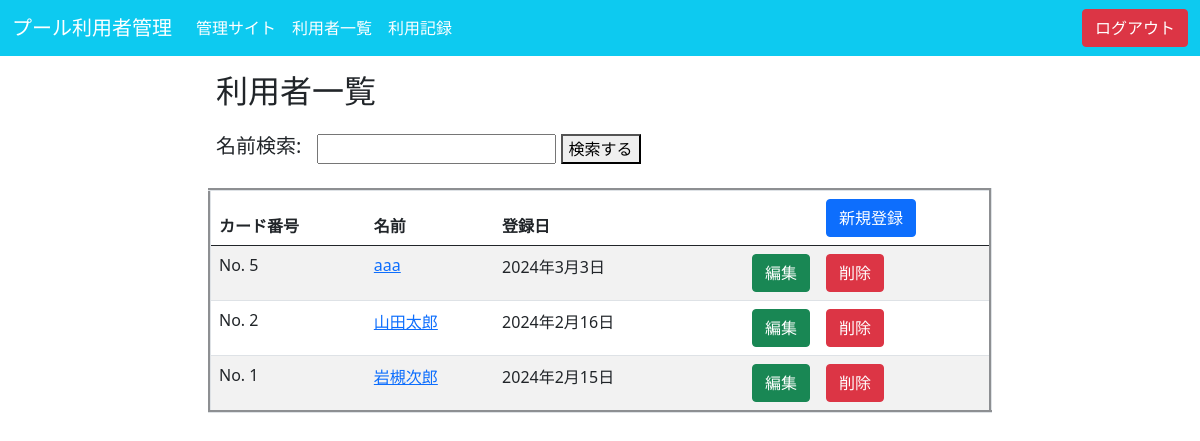
The app's page / (signed in) with its own data.
### app/models.py (models this page shows, shortened)
class UserOverview(models.Model):
    GENDER_CHOICES = (
        (1, '男性'),
        (2, '女性'),
        (3, 'その他'),
    )
    id = models.AutoField(
        verbose_name = 'カード番号',
        primary_key = True,
    )
    name = models.CharField(
        verbose_name = '氏名',
        max_length = 200,
    )
    birthday = models.DateField(
        verbose_name = '生年月日',
    )
    gender = models.IntegerField(
        verbose_name = '性別',
        choices = GENDER_CHOICES,
        default = 1,
    )
    zip_code1 = models.CharField(
        verbose_name = '郵便番号1',
        max_length = 3,
    )
    zip_code2 = models.CharField(
        verbose_name = '郵便番号2',
        max_length = 4,
    )
    address = models.CharField(
        verbose_name = '住所',
        max_length = 200,
    )
    phone_number = models.CharField(
        verbose_name = '電話番号',
        max_length = 20,
    )
    temperature = models.DecimalField(
        verbose_name = '体温',
        max_digits = 3,
        decimal_places = 1,
    )
    created_date = models.DateField(
        verbose_name = '作成日',
        auto_now_add = True,
    )
    class Meta:
        verbose_name_plural = '利用者概要'

### app/views.py (the view)
# urls.py: path('', views.UserIndexView.as_view(), name='index'),
class UserIndexView(ListView):
    template_name = "app/useroverview/index.html"
    model = UserOverview
    context_object_name = "useroverviews"
    paginate_by = 10
    def get_queryset(self):
        serch_name = self.request.GET.get('query')
        if serch_name:
            name_list = UserOverview.objects.order_by('-id').filter(name__icontains = serch_name)
        else:
            name_list = UserOverview.objects.all()
            name_list = UserOverview.objects.order_by('-id')
        return name_list

### app/templates/app/useroverview/index.html (shortened to what this page needs)
{% extends "app/base.html" %}
{% block content %}
<div class="container-fluid">
    <div clas="row">
        <div class="col-md-8 offset-md-2">
            <div class="mx-2 my-3">
                <h2>利用者一覧</h2>
            </div>
            <div class="d-md-flex flex-row">
                <div class="m-2">
                    <h5>名前検索:</h5>
                </div>
                <div class="m-2">
                    <form action="" method="GET">
                        <input name="query" value="{{ request.GET.query }}" type="text" />
                        <button type="submit">検索する</button>
                    </form>
                </div>
            </div>
            <div class="table-scroll">
                <table class="table table-striped" border="3">
                    <thead>
                        <th>カード番号</th>
                        <th>名前</th>
                        <th>登録日</th>
                        <th></th>
                        <th>
                            <a href="{% url 'create' %}" class="btn btn-primary">新規登録</a>
                        </th>
                    </thead>
                    <tbody>
                        {% for item in useroverviews %}
                            <tr>
                                <td>No. {{ item.id }}</td>
                                <td><a href="{% url 'detail' item.id %}">{{ item.name }}</a></td>
                                <td>{{ item.created_date }}</td>
                                <td class="text-end">
                                    <a class="btn btn-success" href="{% url 'update' item.id %}">編集</a>
                                </td>
                                <td>
                                    <a type="button" class="btn btn-danger" data-bs-toggle="modal" data-bs-target="#delete-Modal-{{ item.id }}">削除</a></td>
                            </tr>
                        {% endfor %}
                    </tbody>
                </table>
            </div>
        </div>
    </div>
</div>
{% endblock %}

### app/static/css/list.css (style rules this page uses)
.table-scroll { overflow-x: scroll; }
table { width: 100%; white-space: nowrap; }

### records on screen
UserOverview: id "5", name "aaa", created_date "2024年3月3日"
UserOverview: id "2", name "山田太郎", created_date "2024年2月16日"
UserOverview: id "1", name "岩槻次郎", created_date "2024年2月15日"
